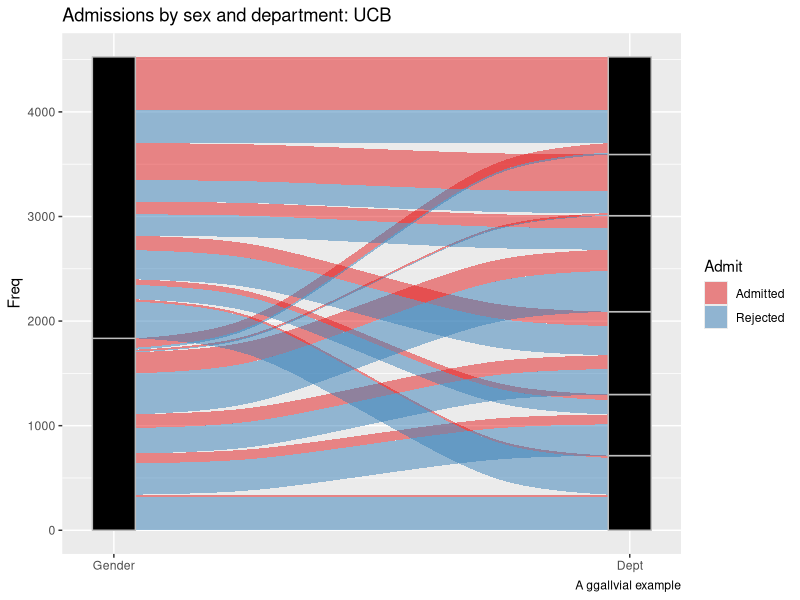

R code for this plot:
## ---- chunk 1
data("UCBAdmissions")
# install.packages("ggalluvial")
library(tidyverse); library(ggalluvial)
ggplot(as.data.frame(UCBAdmissions), # Flatten the table
       aes(y = Freq, axis1 = Gender, axis2 = Dept)) +
  geom_alluvium(aes(fill = Admit), width = 1/12) +
  geom_stratum(width = 1/12, fill = "black", color = "grey") +
  geom_label(stat = "stratum", label.strata = TRUE) +
  scale_x_discrete(limits = c("Gender", "Dept"), expand = c(.05, .05)) +
  scale_fill_brewer(type = "qual", palette = "Set1") +
  ggtitle("Admissions by sex and department: UCB") + labs(caption = "A ggallvial example")
